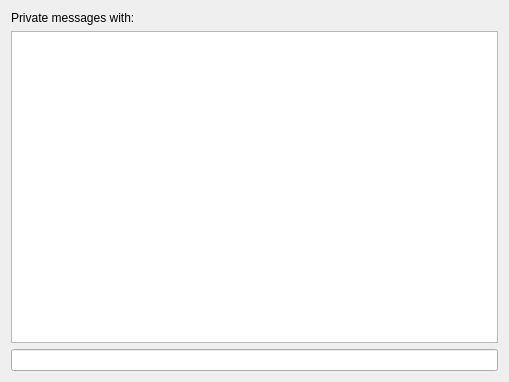
<?xml version="1.0" encoding="UTF-8"?>
<ui version="4.0">
 <class>DialogPrivateMessaging</class>
 <widget class="QDialog" name="DialogPrivateMessaging">
  <property name="geometry">
   <rect>
    <x>0</x>
    <y>0</y>
    <width>509</width>
    <height>382</height>
   </rect>
  </property>
  <property name="minimumSize">
   <size>
    <width>400</width>
    <height>286</height>
   </size>
  </property>
  <property name="windowTitle">
   <string>Dialog</string>
  </property>
  <layout class="QGridLayout" name="gridLayout">
   <item row="0" column="0">
    <widget class="QLabel" name="label">
     <property name="text">
      <string>Private messages with: </string>
     </property>
    </widget>
   </item>
   <item row="2" column="0">
    <widget class="QLineEdit" name="lineEdit"/>
   </item>
   <item row="1" column="0">
    <widget class="QTextBrowser" name="textEdit">
     <property name="openExternalLinks">
      <bool>true</bool>
     </property>
    </widget>
   </item>
  </layout>
 </widget>
 <resources/>
 <connections/>
</ui>
